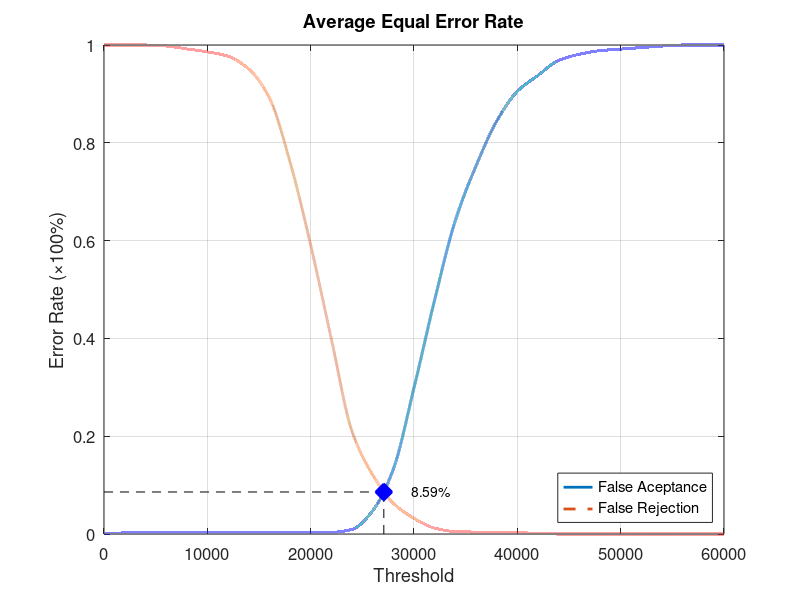
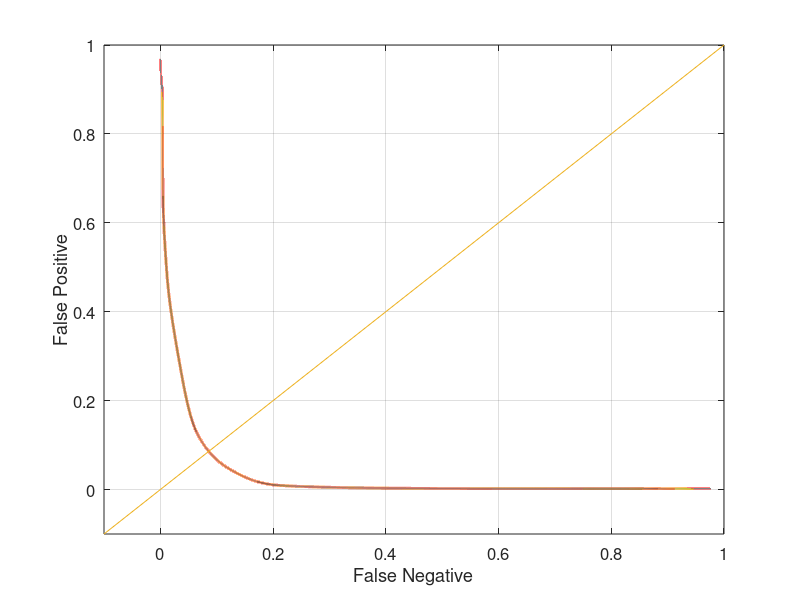

MATLAB code for these plots, in order:
function yEER = Database4Average
close all;
clear;
clc;
x = 0:2000:60000;
xq = 0:0.5:60000;

y0 = [0 0.00210526 0.00210526 0.00210526 0.00210526 0.00210526 0.00210526 0.00210526 0.00210526 0.00210526 0.00210526 0.0031579 0.00947368 0.0473684 0.132632 0.298947 0.478947 0.641053 0.752632 0.844211 0.905263 0.937895 0.968421 0.981053 0.988421 0.991579 0.994737 0.997895 1 1 1];
yy0 = interp1(x, y0, xq, 'pchip');
y1 = [1 1 1 0.998 0.992 0.986 0.977 0.951 0.892 0.761 0.591 0.399 0.21 0.121 0.063 0.032 0.012 0.005 0.004 0.004 0.003 0.001 0 0 0 0 0 0 0 0 0];
yy1 = interp1(x, y1, xq, 'pchip');

% Calculating EER: 
y2 = abs(y0 - y1);
find(y2 == min(y2))
yy2 = abs(yy0 - yy1);
xEER = find(yy2 == min(yy2));
xEERIndex = xq(xEER) % X-axis EER
yEER = yy0(xEER) % Y-axis EER

main = figure
plot(xq, yy0,'-','LineWidth', 2);	hold on
plot(xq, yy1,'--','LineWidth', 2);	hold on
plot([xEERIndex xEERIndex], [0 yEER], 'k--');	hold on
plot([0 xEERIndex], [yEER yEER], 'k--');	hold on
plot(xEERIndex, yEER, 'bx', 'LineWidth', 10);	hold on
text(xEERIndex + 10 * xEERIndex / 100, yEER, [num2str(round((10000 * yEER)) / 100) '%'])
legend('False Aceptance', 'False Rejection', 'Location', 'SouthEast')
xlabel('Threshold')
ylabel('Error Rate (\times100%)')
title('Average Equal Error Rate')
set(gca, 'FontSize', 12)
axis([0 60000 0 1])
grid on

print(main, 'Database4AverageMain', '-dpng');
FNRxFPR = figure('Color', [1 1 1]);
plot(yy1, yy0, '-', yy1, yy0, 'LineWidth', 2);
hold on
y = -0.1:0.1:1
plot(y, y); 
set(gca, 'FontSize', 12)
xlabel('False Negative')
ylabel('False Positive')
axis([-0.1 1 -0.1 1])
set(gca, 'FontSize', 12)
grid on

print(FNRxFPR, 'Database4AverageFNRxFPR','-dpng');
end
